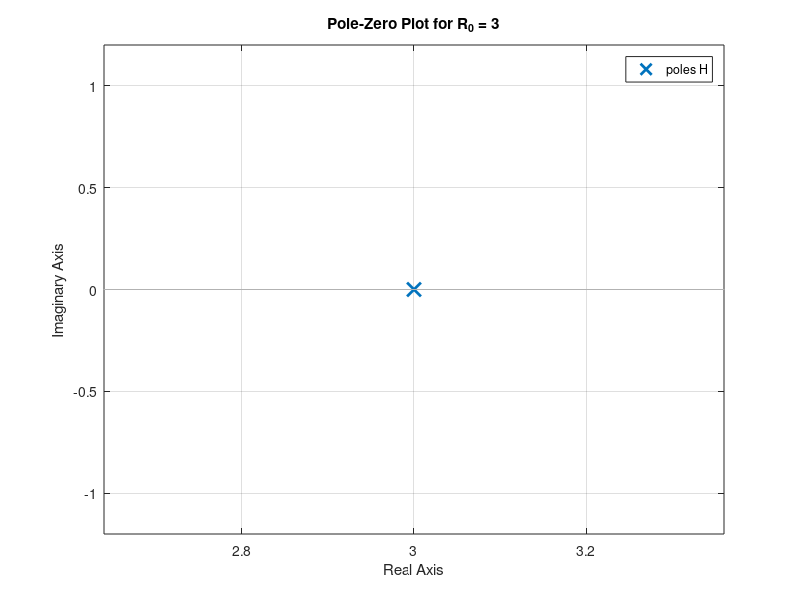
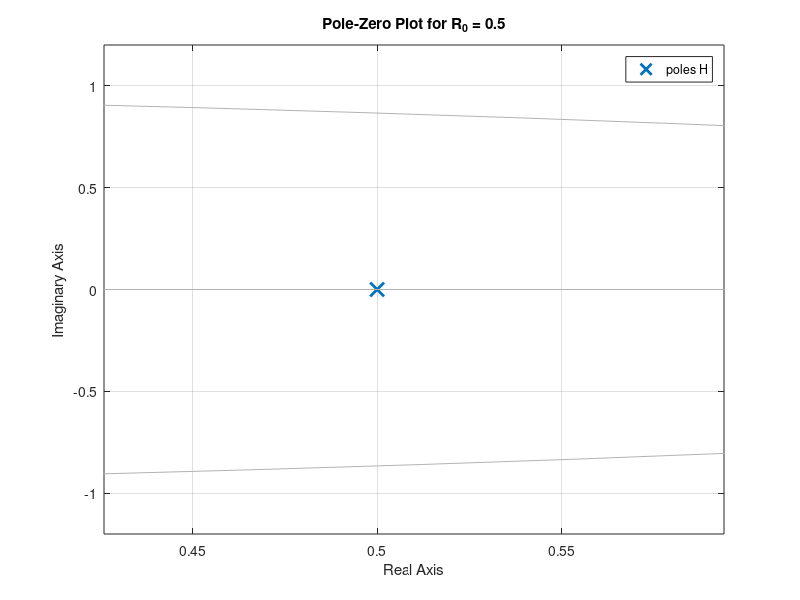

These charts were generated, in order, by the following MATLAB code:
% Values of R0
R0_values = [3, 0.5];

for i = 1:length(R0_values)
    R0 = R0_values(i);

    % Define the transfer function
    num = 1;
    denom = [1, -R0];

    H = tf(num, denom, 1);

    % Plot the pole-zero plot in a new figure
    figure;
    pzmap(H);
    title(['Pole-Zero Plot for R_0 = ' num2str(R0)]);
    grid on;
end

